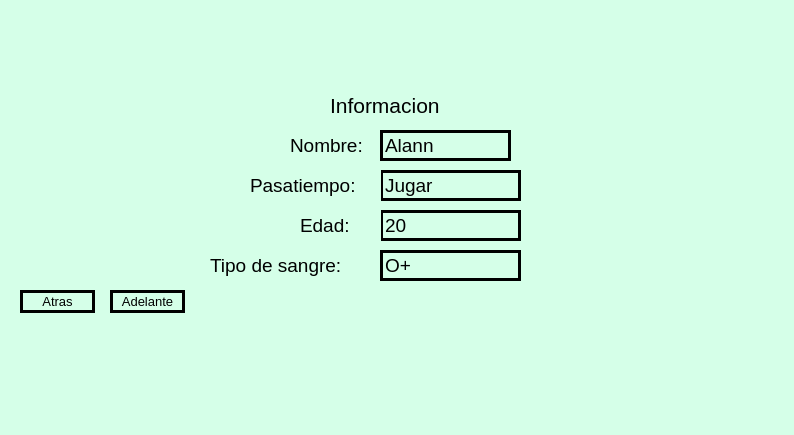
<?xml version="1.0" encoding="UTF-8"?>
<ui version="4.0">
 <class>MainWindow</class>
 <widget class="QMainWindow" name="MainWindow">
  <property name="geometry">
   <rect>
    <x>0</x>
    <y>0</y>
    <width>794</width>
    <height>435</height>
   </rect>
  </property>
  <property name="windowTitle">
   <string>MainWindow</string>
  </property>
  <property name="styleSheet">
   <string notr="true">background-color: rgb(213, 255, 232);</string>
  </property>
  <widget class="QWidget" name="centralwidget">
   <widget class="QLabel" name="label">
    <property name="geometry">
     <rect>
      <x>10</x>
      <y>10</y>
      <width>191</width>
      <height>71</height>
     </rect>
    </property>
    <property name="text">
     <string/>
    </property>
    <property name="pixmap">
     <pixmap resource="../../Resource/resource.qrc">:/Logos/uatlogopng.png</pixmap>
    </property>
    <property name="scaledContents">
     <bool>true</bool>
    </property>
   </widget>
   <widget class="QLabel" name="label_2">
    <property name="geometry">
     <rect>
      <x>560</x>
      <y>10</y>
      <width>231</width>
      <height>61</height>
     </rect>
    </property>
    <property name="text">
     <string/>
    </property>
    <property name="pixmap">
     <pixmap resource="../../Resource/resource.qrc">:/Logos/fians.png</pixmap>
    </property>
    <property name="scaledContents">
     <bool>true</bool>
    </property>
   </widget>
   <widget class="QLabel" name="label_3">
    <property name="geometry">
     <rect>
      <x>620</x>
      <y>270</y>
      <width>211</width>
      <height>101</height>
     </rect>
    </property>
    <property name="text">
     <string/>
    </property>
    <property name="pixmap">
     <pixmap resource="../../Resource/resource.qrc">:/Logos/Shelby-Logo.png</pixmap>
    </property>
    <property name="scaledContents">
     <bool>true</bool>
    </property>
   </widget>
   <widget class="QLabel" name="Img_persona">
    <property name="geometry">
     <rect>
      <x>30</x>
      <y>130</y>
      <width>151</width>
      <height>131</height>
     </rect>
    </property>
    <property name="text">
     <string/>
    </property>
    <property name="pixmap">
     <pixmap resource="../../Resource/resource.qrc">:/Integrantes/Img_alan.jpg</pixmap>
    </property>
    <property name="scaledContents">
     <bool>true</bool>
    </property>
   </widget>
   <widget class="QPushButton" name="btn_atras">
    <property name="geometry">
     <rect>
      <x>20</x>
      <y>290</y>
      <width>75</width>
      <height>23</height>
     </rect>
    </property>
    <property name="font">
     <font>
      <pointsize>10</pointsize>
     </font>
    </property>
    <property name="styleSheet">
     <string notr="true">
    border: 2.5px solid balck;
    color: black;
border-radius: 15px;</string>
    </property>
    <property name="text">
     <string>Atras</string>
    </property>
   </widget>
   <widget class="QPushButton" name="btn_adelante">
    <property name="geometry">
     <rect>
      <x>110</x>
      <y>290</y>
      <width>75</width>
      <height>23</height>
     </rect>
    </property>
    <property name="font">
     <font>
      <pointsize>10</pointsize>
     </font>
    </property>
    <property name="styleSheet">
     <string notr="true">
    border: 2.5px solid balck;
    color: black;
border-radius: 15px;</string>
    </property>
    <property name="text">
     <string>Adelante</string>
    </property>
   </widget>
   <widget class="QLabel" name="label_4">
    <property name="geometry">
     <rect>
      <x>290</x>
      <y>130</y>
      <width>91</width>
      <height>31</height>
     </rect>
    </property>
    <property name="text">
     <string>&lt;html&gt;&lt;head/&gt;&lt;body&gt;&lt;p&gt;&lt;span style=&quot; font-size:14pt;&quot;&gt;Nombre:&lt;/span&gt;&lt;/p&gt;&lt;/body&gt;&lt;/html&gt;</string>
    </property>
   </widget>
   <widget class="QLineEdit" name="txt_nombre">
    <property name="geometry">
     <rect>
      <x>380</x>
      <y>130</y>
      <width>131</width>
      <height>31</height>
     </rect>
    </property>
    <property name="font">
     <font>
      <pointsize>14</pointsize>
     </font>
    </property>
    <property name="styleSheet">
     <string notr="true">
    border: 2.5px solid balck;
    color: black;</string>
    </property>
    <property name="text">
     <string>Alann</string>
    </property>
   </widget>
   <widget class="QLineEdit" name="txt_pasatiempo">
    <property name="geometry">
     <rect>
      <x>380</x>
      <y>170</y>
      <width>141</width>
      <height>31</height>
     </rect>
    </property>
    <property name="font">
     <font>
      <pointsize>14</pointsize>
     </font>
    </property>
    <property name="styleSheet">
     <string notr="true">
    border: 2.5px solid balck;
    color: black;</string>
    </property>
    <property name="text">
     <string>Jugar</string>
    </property>
   </widget>
   <widget class="QLineEdit" name="txt_tiposangre">
    <property name="geometry">
     <rect>
      <x>380</x>
      <y>250</y>
      <width>141</width>
      <height>31</height>
     </rect>
    </property>
    <property name="font">
     <font>
      <pointsize>14</pointsize>
     </font>
    </property>
    <property name="styleSheet">
     <string notr="true">
    border: 2.5px solid balck;
    color: black;</string>
    </property>
    <property name="text">
     <string>O+</string>
    </property>
   </widget>
   <widget class="QLineEdit" name="txt_edad">
    <property name="geometry">
     <rect>
      <x>380</x>
      <y>210</y>
      <width>141</width>
      <height>31</height>
     </rect>
    </property>
    <property name="font">
     <font>
      <pointsize>14</pointsize>
     </font>
    </property>
    <property name="styleSheet">
     <string notr="true">
    border: 2.5px solid balck;
    color: black;</string>
    </property>
    <property name="text">
     <string>20</string>
    </property>
   </widget>
   <widget class="QLabel" name="label_5">
    <property name="geometry">
     <rect>
      <x>250</x>
      <y>170</y>
      <width>131</width>
      <height>31</height>
     </rect>
    </property>
    <property name="text">
     <string>&lt;html&gt;&lt;head/&gt;&lt;body&gt;&lt;p&gt;&lt;span style=&quot; font-size:14pt;&quot;&gt;Pasatiempo:&lt;/span&gt;&lt;/p&gt;&lt;/body&gt;&lt;/html&gt;</string>
    </property>
   </widget>
   <widget class="QLabel" name="label_6">
    <property name="geometry">
     <rect>
      <x>300</x>
      <y>210</y>
      <width>81</width>
      <height>31</height>
     </rect>
    </property>
    <property name="text">
     <string>&lt;html&gt;&lt;head/&gt;&lt;body&gt;&lt;p&gt;&lt;span style=&quot; font-size:14pt;&quot;&gt;Edad:&lt;/span&gt;&lt;/p&gt;&lt;/body&gt;&lt;/html&gt;</string>
    </property>
   </widget>
   <widget class="QLabel" name="label_7">
    <property name="geometry">
     <rect>
      <x>210</x>
      <y>250</y>
      <width>161</width>
      <height>31</height>
     </rect>
    </property>
    <property name="text">
     <string>&lt;html&gt;&lt;head/&gt;&lt;body&gt;&lt;p&gt;&lt;span style=&quot; font-size:14pt;&quot;&gt;Tipo de sangre:&lt;/span&gt;&lt;/p&gt;&lt;/body&gt;&lt;/html&gt;</string>
    </property>
   </widget>
   <widget class="QLabel" name="label_8">
    <property name="geometry">
     <rect>
      <x>330</x>
      <y>90</y>
      <width>161</width>
      <height>31</height>
     </rect>
    </property>
    <property name="text">
     <string>&lt;html&gt;&lt;head/&gt;&lt;body&gt;&lt;p&gt;&lt;span style=&quot; font-size:16pt;&quot;&gt;Informacion&lt;/span&gt;&lt;/p&gt;&lt;/body&gt;&lt;/html&gt;</string>
    </property>
   </widget>
  </widget>
  <widget class="QMenuBar" name="menubar">
   <property name="geometry">
    <rect>
     <x>0</x>
     <y>0</y>
     <width>794</width>
     <height>26</height>
    </rect>
   </property>
  </widget>
  <widget class="QStatusBar" name="statusbar"/>
 </widget>
 <resources>
  <include location="../../Resource/resource.qrc"/>
 </resources>
 <connections/>
</ui>
